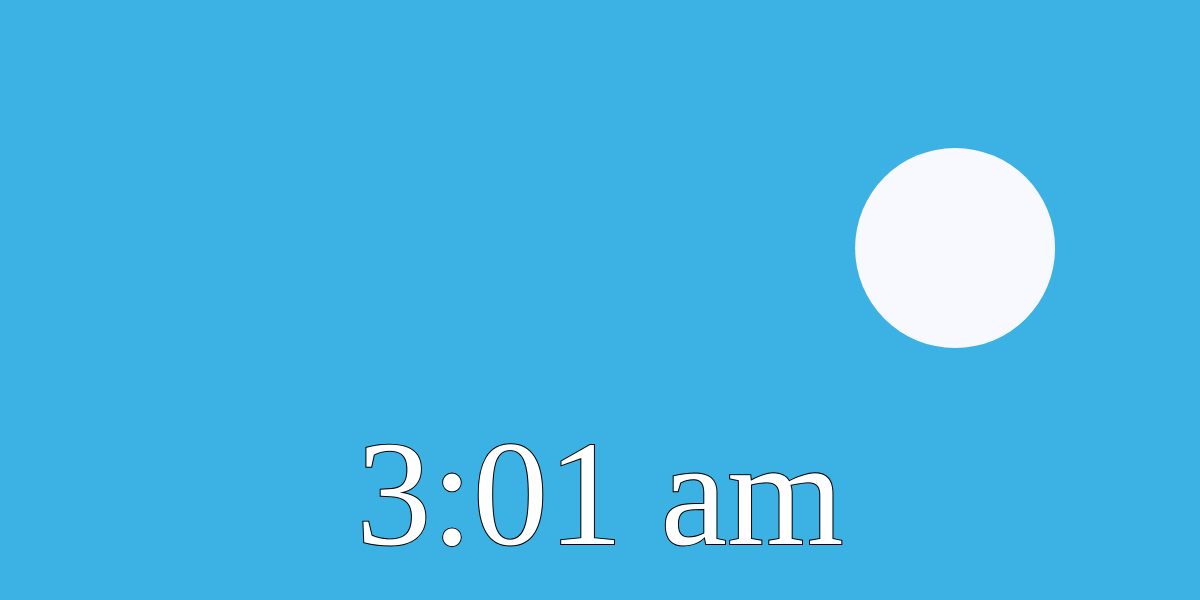
Frame 1 (no input)
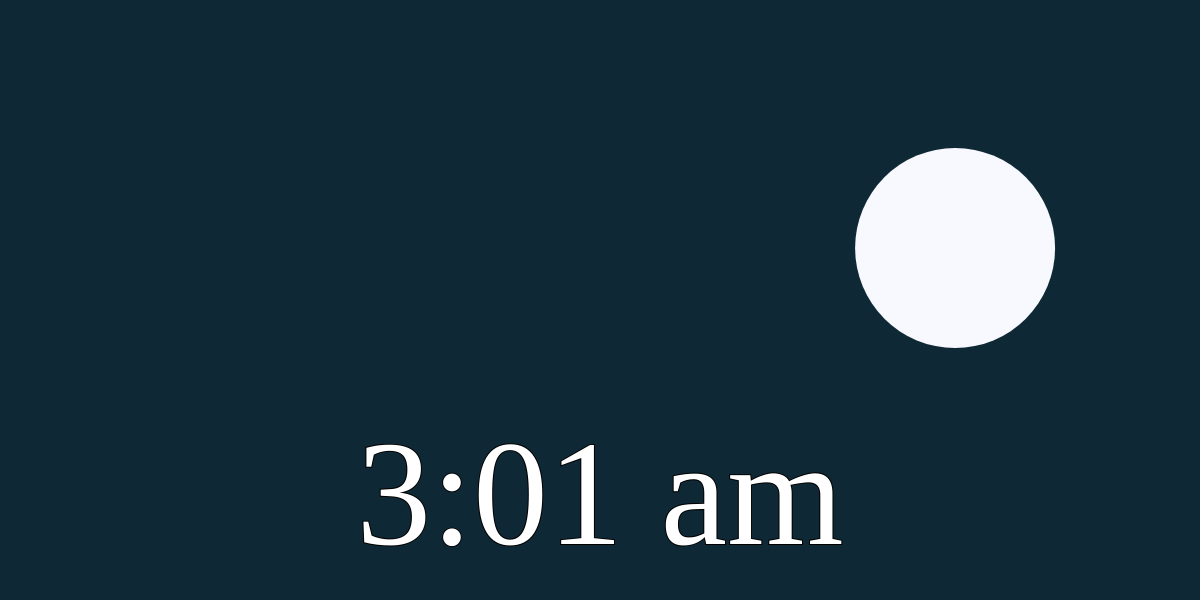
Frame 60 (no input)
Frame 120 (the mouse pressed at the canvas centre since frame 60): identical to frame 60, image omitted

The p5.js sketch that drew these frames (run headless with seeded random() and noise() and a simulated clock; from frame 60 on, the mouse is pressed at the canvas centre):

// p5.js sketch
// ── sketch.js
let angulo, raio, lua, sol, h, m, ceu;

function setup() {
    let w = windowWidth;
    createCanvas(w, w / 2);
    colorMode(HSB, w);

    ceu = color("#3BB2E3");

    angulo = -90;
    raio = w / 12;

    h = 0;
    m = 0;

    frameRate(60);
}

function draw() {
    background(ceu);
    
    // m++;
    // if (m === 60) {
    //     h++;
    //     h === 24 ? h = 0 : h = h;
    //     m = 0;
    // } 

    h = hour();
    m = minute();
    
    angulo = 360 / 24 * h - 90;
    angulo += 360 / 24 / 60 * m;
    
    lua = mostraAstro(angulo, "#F8F8FF");
    sol = mostraAstro(angulo + 180, "#FFD700");

    ceu = color(hue(ceu), saturation(ceu), lua.y + width / 2);

    let txt = h % 12;
    txt === 0 ? txt = 12 : txt = txt;
    txt += ":";
    m < 10 ? txt += "0" + m : txt += m;
    h < 12 ? txt += " am" : txt += " pm";

    push();
    fill("#fff");
    stroke("#000");
    strokeWeight(2);
    textSize(width / 8);
    textFont("Lucida Sans");
    textAlign(CENTER, BOTTOM)
    text(txt, width / 2, height - 20);
    pop();
}

function mostraAstro(ang, cor) {
    let v = p5.Vector.fromAngle(radians(ang));
    v.mult(width / 2 - raio);

    push();
    translate(width / 2, width / 2);

    ellipseMode(RADIUS);
    noStroke();
    fill(cor);
    circle(v.x, v.y, raio);
    pop();

    return v;
}
// ── slices.js
function hourSlices() {
    push();
    ellipseMode(RADIUS);
    colorMode(HSL);
    translate(width / 2, width / 2);
    let r = width / 2 - raio * 2;
    for (let i = 0; i < 360; i += 360 / 24) {
            fill(i, 100, 50);
            arc(0, 0, r, r, radians(i - 360 / 24), radians(i), PIE);
    }
    pop();
}

function minSlice() {
    let a0 = radians(360 / 24 * h - 90);
    let a1 = radians(360 / 24 / 60 * m)
    push();
    ellipseMode(RADIUS);
    translate(width / 2, width / 2);
    let r = width / 2 - raio * 2;
    fill("#000");
    arc(0, 0, r, r, a0, a0 + a1);
    pop();
}
